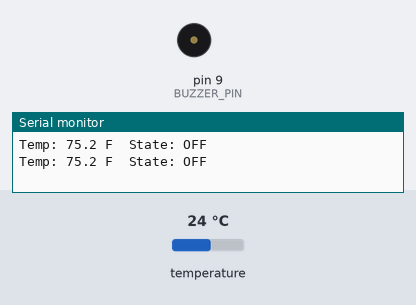
This sketch was run on a simulated Arduino Uno, built with avr-gcc and run on an emulated ATmega328P. Shown: buzzer (waves = sounding), the last lines printed to the serial monitor. Inputs (shaded band) come from the test bench; at power-on: temperature 24 °C.

Above: at 2.8 s.
2.9 s: temperature set to 24.5 °C
4.4 s: temperature set to 25 °C
At 5.62 s:
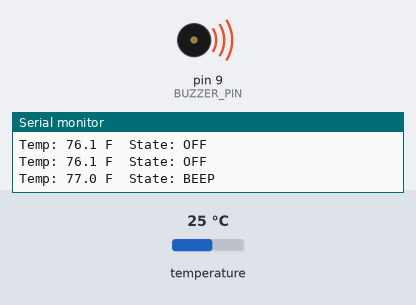
8.0 s: temperature set to 26.3 °C
At 8.8 s:
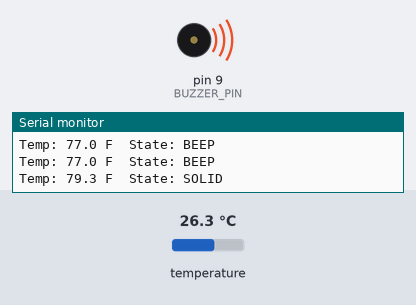
Timing chart, 0 to 11.0 s (numbered marks = the images above; inputs shaded):
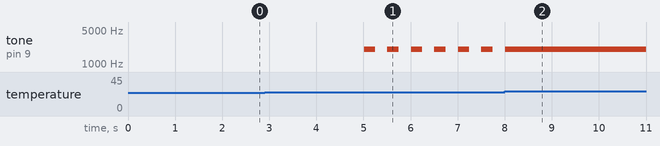

Measured:
- the behaviour switches between 24.9 and 25 °C on temperature (found by bisection; images 0 and 1)
- the behaviour switches between 25.5 and 25.6 °C on temperature (found by bisection; images 1 and 2)
- after the input at 4.4 s, tone on pin 9 (BUZZER_PIN): alternates 2000 Hz for 0.24 s and silent for 0.25 s, starting after 0.62 s
- after the input at 8.0 s, tone on pin 9 (BUZZER_PIN): goes on until 8.0 s, then stays 2000 Hz

The sketch:

TempAlarm.ino
```cpp
// ELT295 Lab - Temperature alarm: HW-506 (DS18B20) + HW-508 passive buzzer
//
//   Below 77 F          -> silent
//   77 F and above      -> beeping
//   78 F and above      -> solid tone
//   Hysteresis (1 F):   solid -> beeping below 77 F, beeping -> silent below 76 F
//   (thresholds are BEEP_ON_F / SOLID_ON_F / HYST_F below)
//
// Wiring:
//   HW-506 VCC -> 5V, GND -> GND, signal -> D2
//   HW-508 S   -> D9, - -> GND, middle pin not connected (no VCC pin)
//
// Libraries: OneWire (Paul Stoffregen), DallasTemperature (Miles Burton)

#include <OneWire.h>
#include <DallasTemperature.h>

const int ONE_WIRE_PIN = 2;
const int BUZZER_PIN   = 9;

const float BEEP_ON_F  = 77.0;   // start beeping
const float SOLID_ON_F = 78.0;   // go solid
const float HYST_F     = 1.0;    // hysteresis band

const int           TONE_HZ      = 2000;
const unsigned long BEEP_MS      = 250;   // beep on / off time
const unsigned long READ_MS      = 1000;  // temperature read interval

enum AlarmState { ALARM_OFF, ALARM_BEEP, ALARM_SOLID };
AlarmState state = ALARM_OFF;

OneWire oneWire(ONE_WIRE_PIN);
DallasTemperature sensors(&oneWire);

unsigned long lastRead = 0;
unsigned long lastBeepToggle = 0;
bool beepOn = false;

// Next state from the current state and temperature, with hysteresis
AlarmState nextState(AlarmState s, float tF) {
  switch (s) {
    case ALARM_OFF:
      if (tF >= SOLID_ON_F) return ALARM_SOLID;
      if (tF >= BEEP_ON_F)  return ALARM_BEEP;
      return ALARM_OFF;
    case ALARM_BEEP:
      if (tF >= SOLID_ON_F)         return ALARM_SOLID;
      if (tF < BEEP_ON_F - HYST_F)  return ALARM_OFF;
      return ALARM_BEEP;
    case ALARM_SOLID:
      if (tF < BEEP_ON_F - HYST_F)  return ALARM_OFF;
      if (tF < SOLID_ON_F - HYST_F) return ALARM_BEEP;
      return ALARM_SOLID;
  }
  return ALARM_OFF;
}

void setup() {
  Serial.begin(9600);
  sensors.begin();
  sensors.setWaitForConversion(false);  // don't block the loop (keeps beeping on time)
  sensors.requestTemperatures();
  pinMode(BUZZER_PIN, OUTPUT);
}

void loop() {
  unsigned long now = millis();

  // Read temperature once per interval (conversion was started last time)
  if (now - lastRead >= READ_MS) {
    lastRead = now;
    float tC = sensors.getTempCByIndex(0);
    sensors.requestTemperatures();  // start next conversion

    if (tC == DEVICE_DISCONNECTED_C) {
      state = ALARM_OFF;
      Serial.println("Sensor not found - check wiring");
    } else {
      float tF = tC * 9.0 / 5.0 + 32.0;
      state = nextState(state, tF);
      Serial.print("Temp: ");
      Serial.print(tF, 1);
      Serial.print(" F  State: ");
      Serial.println(state == ALARM_OFF ? "OFF" : state == ALARM_BEEP ? "BEEP" : "SOLID");
    }
  }

  // Drive the buzzer
  switch (state) {
    case ALARM_OFF:
      noTone(BUZZER_PIN);
      beepOn = false;
      break;
    case ALARM_SOLID:
      tone(BUZZER_PIN, TONE_HZ);
      break;
    case ALARM_BEEP:
      if (now - lastBeepToggle >= BEEP_MS) {
        lastBeepToggle = now;
        beepOn = !beepOn;
        if (beepOn) tone(BUZZER_PIN, TONE_HZ);
        else        noTone(BUZZER_PIN);
      }
      break;
  }
}
```
